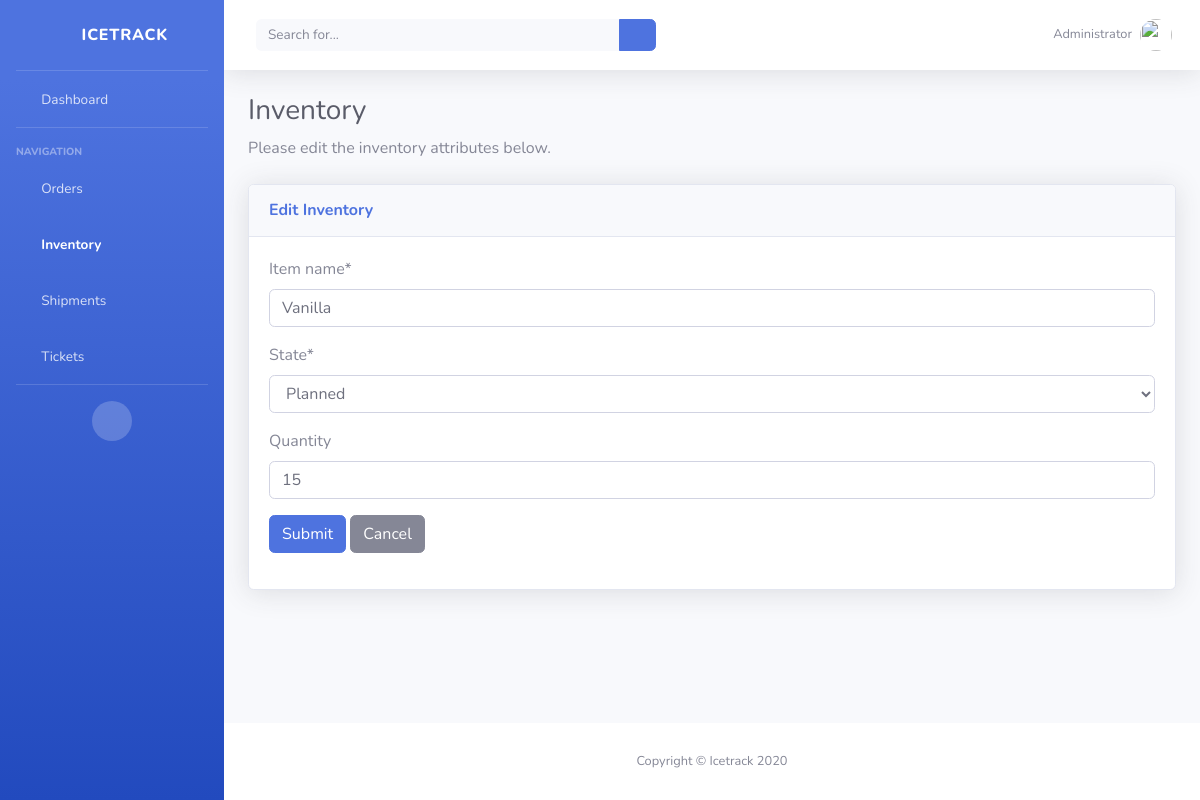
/inventory/3/update, run on an earlier commit of the app's database.
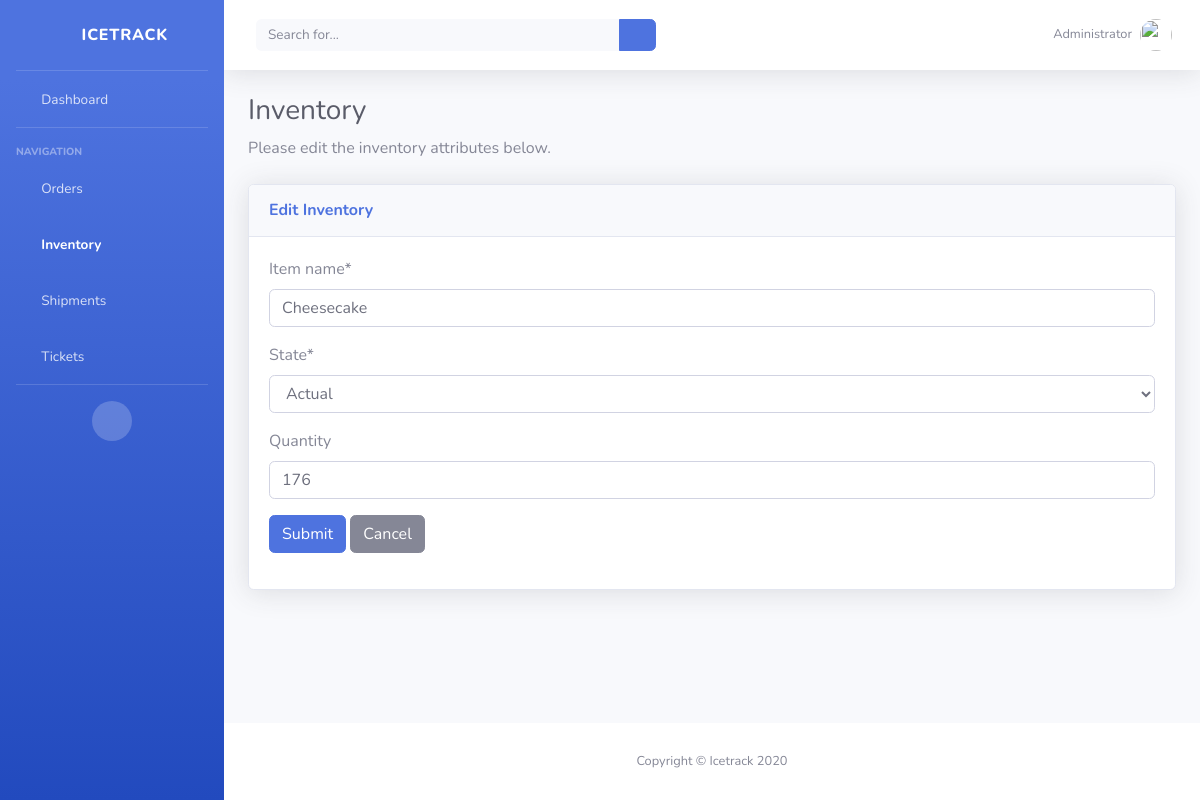
And on a later commit of the database.
### icetrack/models.py (models this page shows, shortened)
class Inventory(models.Model):
    STATE_CHOICES = [
        ('Actual', 'Actual'),
        ('Planned', 'Planned'),
        ('Spoilage', 'Spoilage'),
        ('Defective', 'Defective'),
    ]
    item_name = models.CharField(max_length=50, null=True)
    quantity = models.IntegerField(default='0', blank=True, null=True)
    package_size = models.IntegerField(default='0', blank=True, null=True)
    state = models.CharField(max_length=10, choices=STATE_CHOICES, default='Planned')
    received_quantity = models.IntegerField(default='0', blank=True, null=True)
    received_by = models.CharField(max_length=50, blank=True, null=True)
    num_orders = models.IntegerField(default='0', blank=True, null=True)
    sold_quantity = models.IntegerField(default='0', blank=True, null=True)
    sold_by = models.CharField(max_length=50, blank=True, null=True)
    sold_to = models.CharField(max_length=50, blank=True, null=True)
    created_by = models.CharField(max_length=50, blank=True, null=True, default='Administrator')
    reorder_level = models.IntegerField(default='0', blank=True, null=True)
    date_created = models.DateTimeField(auto_now_add=True, auto_now=False)
    last_updated = models.DateTimeField(auto_now_add=False, auto_now=True)
    export_to_CSV = models.BooleanField(default=False)

### icetrack/views.py (the view)
# urls.py: path('inventory/<int:pk>/update', InventoryUpdateView.as_view(), name="update_inventory"),
class InventoryUpdateView(UpdateView):
    model = Inventory
    form_class = InventoryUpdateForm
    success_url = '/inventory/'
    template_name = 'create_inventory.html'

### icetrack/forms.py
class InventoryUpdateForm(forms.ModelForm):
    class Meta:
        model = Inventory
        fields = ['item_name', 'state', 'quantity']

### templates/create_inventory.html
{% extends 'base.html' %}
{% load crispy_forms_tags %}
{% block content%}
<div class="container-fluid">
    <h1 class="h3 mb-2 text-gray-800">Inventory</h1>
    <p class="mb-4">
        {% if 'update' in request.path %}
            Please edit the inventory attributes below.
        {% else %}
            To create an inventory item, please fill out the following form.
        {% endif %}
    </p>
    <div class="card shadow mb-4">
        <div class="card-header py-3">
            <h6 class="m-0 font-weight-bold text-primary">
                {% if 'update' in request.path %}
                    Edit Inventory
                {% else %}
                    Create Inventory
                {% endif %}
            </h6>
        </div>
        <div class="card-body">
			<form method='POST' action=''>{% csrf_token %}
				<div class="form-group">
					{{form|crispy}}
				</div>
		        <input type="submit" class="btn btn-primary" value='Submit'/>
				<a href="{{ view.get_success_url }}" class="btn btn-secondary">Cancel</a>
		    </form>
		</div>
	</div>
</div>
{% endblock content %}

What changed in the data, as far as the page shows it:
changed Inventory: item_name "Vanilla" → "Cheesecake"; state "Planned" → "Actual"; quantity "15" → "176"
